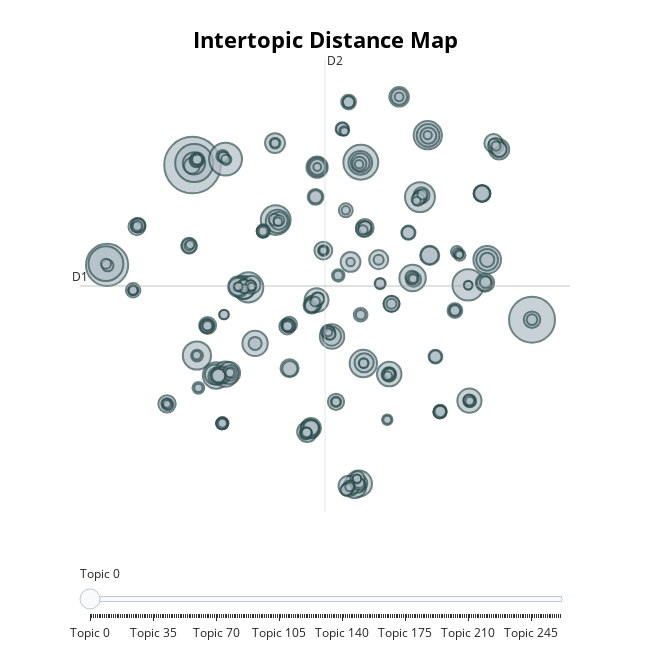

Here is the notebook cell this chart was saved with:
### Markdown cell above
#### **TOPIC DISTANCE MAP** <a class="anchor" id="topic_distance"></a>

### Code cell
topic_model.visualize_topics(custom_labels=True)

### Figure 1 — Plotly figure (JSON) as saved in the notebook; plotly's stock layout.template omitted (floating-point values rounded to 4 significant figures; data arrays with more than 128 entries replaced by an {"elided": "..."} marker saying what was removed)
{"data": [{"customdata": {"elided": "262x3 mixed values"}, "hovertemplate": "<b>Topic %{customdata[0]}</b><br>%{customdata[1]}<br>Size: %{customdata[2]}", "legendgroup": "", "marker": {"color": "#B0BEC5", "line": {"color": "DarkSlateGrey", "width": 2}, "size": {"elided": "262 int values"}, "sizemode": "area", "sizeref": 0.2569, "symbol": "circle"}, "mode": "markers", "name": "", "orientation": "v", "showlegend": false, "type": "scatter", "x": {"elided": "262 float values"}, "xaxis": "x", "y": {"elided": "262 float values"}, "yaxis": "y"}], "layout": {"annotations": [{"showarrow": false, "text": "D1", "x": -16.8, "y": 4.373, "yshift": 10}, {"showarrow": false, "text": "D2", "x": 3.911, "xshift": 10, "y": 21.92}], "height": 650, "hoverlabel": {"bgcolor": "white", "font": {"family": "Rockwell", "size": 16}}, "legend": {"itemsizing": "constant", "tracegroupgap": 0}, "margin": {"t": 60}, "shapes": [{"line": {"color": "#CFD8DC", "width": 2}, "type": "line", "x0": 3.911, "x1": 3.911, "y0": -13.18, "y1": 21.92}, {"line": {"color": "#9E9E9E", "width": 2}, "type": "line", "x0": -16.8, "x1": 24.62, "y0": 4.373, "y1": 4.373}], "sliders": [{"active": 0, "pad": {"t": 50}, "steps": [{"args": [{"marker.color": {"elided": "1x262 str values"}}], "label": "Topic 0", "method": "update"}, {"args": [{"marker.color": {"elided": "1x262 str values"}}], "label": "Topic 1", "method": "update"}, {"args": [{"marker.color": {"elided": "1x262 str values"}}], "label": "Topic 2", "method": "update"}, {"args": [{"marker.color": {"elided": "1x262 str values"}}], "label": "Topic 3", "method": "update"}, {"args": [{"marker.color": {"elided": "1x262 str values"}}], "label": "Topic 4", "method": "update"}, {"args": [{"marker.color": {"elided": "1x262 str values"}}], "label": "Topic 5", "method": "update"}, {"args": [{"marker.color": {"elided": "1x262 str values"}}], "label": "Topic 6", "method": "update"}, {"args": [{"marker.color": {"elided": "1x262 str values"}}], "label": "Topic 7", "method": "update"}, {"args": [{"marker.color": {"elided": "1x262 str values"}}], "label": "Topic 8", "method": "update"}, {"args": [{"marker.color": {"elided": "1x262 str values"}}], "label": "Topic 9", "method": "update"}, {"args": [{"marker.color": {"elided": "1x262 str values"}}], "label": "Topic 10", "method": "update"}, {"args": [{"marker.color": {"elided": "1x262 str values"}}], "label": "Topic 11", "method": "update"}, {"args": [{"marker.color": {"elided": "1x262 str values"}}], "label": "Topic 12", "method": "update"}, {"args": [{"marker.color": {"elided": "1x262 str values"}}], "label": "Topic 13", "method": "update"}, {"args": [{"marker.color": {"elided": "1x262 str values"}}], "label": "Topic 14", "method": "update"}, {"args": [{"marker.color": {"elided": "1x262 str values"}}], "label": "Topic 15", "method": "update"}, {"args": [{"marker.color": {"elided": "1x262 str values"}}], "label": "Topic 16", "method": "update"}, {"args": [{"marker.color": {"elided": "1x262 str values"}}], "label": "Topic 17", "method": "update"}, {"args": [{"marker.color": {"elided": "1x262 str values"}}], "label": "Topic 18", "method": "update"}, {"args": [{"marker.color": {"elided": "1x262 str values"}}], "label": "Topic 19", "method": "update"}, {"args": [{"marker.color": {"elided": "1x262 str values"}}], "label": "Topic 20", "method": "update"}, {"args": [{"marker.color": {"elided": "1x262 str values"}}], "label": "Topic 21", "method": "update"}, {"args": [{"marker.color": {"elided": "1x262 str values"}}], "label": "Topic 22", "method": "update"}, {"args": [{"marker.color": {"elided": "1x262 str values"}}], "label": "Topic 23", "method": "update"}, {"args": [{"marker.color": {"elided": "1x262 str values"}}], "label": "Topic 24", "method": "update"}, {"args": [{"marker.color": {"elided": "1x262 str values"}}], "label": "Topic 25", "method": "update"}, {"args": [{"marker.color": {"elided": "1x262 str values"}}], "label": "Topic 26", "method": "update"}, {"args": [{"marker.color": {"elided": "1x262 str values"}}], "label": "Topic 27", "method": "update"}, {"args": [{"marker.color": {"elided": "1x262 str values"}}], "label": "Topic 28", "method": "update"}, {"args": [{"marker.color": {"elided": "1x262 str values"}}], "label": "Topic 29", "method": "update"}, {"args": [{"marker.color": {"elided": "1x262 str values"}}], "label": "Topic 30", "method": "update"}, {"args": [{"marker.color": {"elided": "1x262 str values"}}], "label": "Topic 31", "method": "update"}, {"args": [{"marker.color": {"elided": "1x262 str values"}}], "label": "Topic 32", "method": "update"}, {"args": [{"marker.color": {"elided": "1x262 str values"}}], "label": "Topic 33", "method": "update"}, {"args": [{"marker.color": {"elided": "1x262 str values"}}], "label": "Topic 34", "method": "update"}, {"args": [{"marker.color": {"elided": "1x262 str values"}}], "label": "Topic 35", "method": "update"}, {"args": [{"marker.color": {"elided": "1x262 str values"}}], "label": "Topic 36", "method": "update"}, {"args": [{"marker.color": {"elided": "1x262 str values"}}], "label": "Topic 37", "method": "update"}, {"args": [{"marker.color": {"elided": "1x262 str values"}}], "label": "Topic 38", "method": "update"}, {"args": [{"marker.color": {"elided": "1x262 str values"}}], "label": "Topic 39", "method": "update"}, {"args": [{"marker.color": {"elided": "1x262 str values"}}], "label": "Topic 40", "method": "update"}, {"args": [{"marker.color": {"elided": "1x262 str values"}}], "label": "Topic 41", "method": "update"}, {"args": [{"marker.color": {"elided": "1x262 str values"}}], "label": "Topic 42", "method": "update"}, {"args": [{"marker.color": {"elided": "1x262 str values"}}], "label": "Topic 43", "method": "update"}, {"args": [{"marker.color": {"elided": "1x262 str values"}}], "label": "Topic 44", "method": "update"}, {"args": [{"marker.color": {"elided": "1x262 str values"}}], "label": "Topic 45", "method": "update"}, {"args": [{"marker.color": {"elided": "1x262 str values"}}], "label": "Topic 46", "method": "update"}, {"args": [{"marker.color": {"elided": "1x262 str values"}}], "label": "Topic 47", "method": "update"}, {"args": [{"marker.color": {"elided": "1x262 str values"}}], "label": "Topic 48", "method": "update"}, {"args": [{"marker.color": {"elided": "1x262 str values"}}], "label": "Topic 49", "method": "update"}, {"args": [{"marker.color": {"elided": "1x262 str values"}}], "label": "Topic 50", "method": "update"}, {"args": [{"marker.color": {"elided": "1x262 str values"}}], "label": "Topic 51", "method": "update"}, {"args": [{"marker.color": {"elided": "1x262 str values"}}], "label": "Topic 52", "method": "update"}, {"args": [{"marker.color": {"elided": "1x262 str values"}}], "label": "Topic 53", "method": "update"}, {"args": [{"marker.color": {"elided": "1x262 str values"}}], "label": "Topic 54", "method": "update"}, {"args": [{"marker.color": {"elided": "1x262 str values"}}], "label": "Topic 55", "method": "update"}, {"args": [{"marker.color": {"elided": "1x262 str values"}}], "label": "Topic 56", "method": "update"}, {"args": [{"marker.color": {"elided": "1x262 str values"}}], "label": "Topic 57", "method": "update"}, {"args": [{"marker.color": {"elided": "1x262 str values"}}], "label": "Topic 58", "method": "update"}, {"args": [{"marker.color": {"elided": "1x262 str values"}}], "label": "Topic 59", "method": "update"}, {"args": [{"marker.color": {"elided": "1x262 str values"}}], "label": "Topic 60", "method": "update"}, {"args": [{"marker.color": {"elided": "1x262 str values"}}], "label": "Topic 61", "method": "update"}, {"args": [{"marker.color": {"elided": "1x262 str values"}}], "label": "Topic 62", "method": "update"}, {"args": [{"marker.color": {"elided": "1x262 str values"}}], "label": "Topic 63", "method": "update"}, {"args": [{"marker.color": {"elided": "1x262 str values"}}], "label": "Topic 64", "method": "update"}, {"args": [{"marker.color": {"elided": "1x262 str values"}}], "label": "Topic 65", "method": "update"}, {"args": [{"marker.color": {"elided": "1x262 str values"}}], "label": "Topic 66", "method": "update"}, {"args": [{"marker.color": {"elided": "1x262 str values"}}], "label": "Topic 67", "method": "update"}, {"args": [{"marker.color": {"elided": "1x262 str values"}}], "label": "Topic 68", "method": "update"}, {"args": [{"marker.color": {"elided": "1x262 str values"}}], "label": "Topic 69", "method": "update"}, {"args": [{"marker.color": {"elided": "1x262 str values"}}], "label": "Topic 70", "method": "update"}, {"args": [{"marker.color": {"elided": "1x262 str values"}}], "label": "Topic 71", "method": "update"}, {"args": [{"marker.color": {"elided": "1x262 str values"}}], "label": "Topic 72", "method": "update"}, {"args": [{"marker.color": {"elided": "1x262 str values"}}], "label": "Topic 73", "method": "update"}, {"args": [{"marker.color": {"elided": "1x262 str values"}}], "label": "Topic 74", "method": "update"}, {"args": [{"marker.color": {"elided": "1x262 str values"}}], "label": "Topic 75", "method": "update"}, {"args": [{"marker.color": {"elided": "1x262 str values"}}], "label": "Topic 76", "method": "update"}, {"args": [{"marker.color": {"elided": "1x262 str values"}}], "label": "Topic 77", "method": "update"}, {"args": [{"marker.color": {"elided": "1x262 str values"}}], "label": "Topic 78", "method": "update"}, {"args": [{"marker.color": {"elided": "1x262 str values"}}], "label": "Topic 79", "method": "update"}, {"args": [{"marker.color": {"elided": "1x262 str values"}}], "label": "Topic 80", "method": "update"}, {"args": [{"marker.color": {"elided": "1x262 str values"}}], "label": "Topic 81", "method": "update"}, {"args": [{"marker.color": {"elided": "1x262 str values"}}], "label": "Topic 82", "method": "update"}, {"args": [{"marker.color": {"elided": "1x262 str values"}}], "label": "Topic 83", "method": "update"}, {"args": [{"marker.color": {"elided": "1x262 str values"}}], "label": "Topic 84", "method": "update"}, {"args": [{"marker.color": {"elided": "1x262 str values"}}], "label": "Topic 85", "method": "update"}, {"args": [{"marker.color": {"elided": "1x262 str values"}}], "label": "Topic 86", "method": "update"}, {"args": [{"marker.color": {"elided": "1x262 str values"}}], "label": "Topic 87", "method": "update"}, {"args": [{"marker.color": {"elided": "1x262 str values"}}], "label": "Topic 88", "method": "update"}, {"args": [{"marker.color": {"elided": "1x262 str values"}}], "label": "Topic 89", "method": "update"}, {"args": [{"marker.color": {"elided": "1x262 str values"}}], "label": "Topic 90", "method": "update"}, {"args": [{"marker.color": {"elided": "1x262 str values"}}], "label": "Topic 91", "method": "update"}, {"args": [{"marker.color": {"elided": "1x262 str values"}}], "label": "Topic 92", "method": "update"}, {"args": [{"marker.color": {"elided": "1x262 str values"}}], "label": "Topic 93", "method": "update"}, {"args": [{"marker.color": {"elided": "1x262 str values"}}], "label": "Topic 94", "method": "update"}, {"args": [{"marker.color": {"elided": "1x262 str values"}}], "label": "Topic 95", "method": "update"}, {"args": [{"marker.color": {"elided": "1x262 str values"}}], "label": "Topic 96", "method": "update"}, {"args": [{"marker.color": {"elided": "1x262 str values"}}], "label": "Topic 97", "method": "update"}, {"args": [{"marker.color": {"elided": "1x262 str values"}}], "label": "Topic 98", "method": "update"}, {"args": [{"marker.color": {"elided": "1x262 str values"}}], "label": "Topic 99", "method": "update"}, {"args": [{"marker.color": {"elided": "1x262 str values"}}], "label": "Topic 100", "method": "update"}, {"args": [{"marker.color": {"elided": "1x262 str values"}}], "label": "Topic 101", "method": "update"}, {"args": [{"marker.color": {"elided": "1x262 str values"}}], "label": "Topic 102", "method": "update"}, {"args": [{"marker.color": {"elided": "1x262 str values"}}], "label": "Topic 103", "method": "update"}, {"args": [{"marker.color": {"elided": "1x262 str values"}}], "label": "Topic 104", "method": "update"}, {"args": [{"marker.color": {"elided": "1x262 str values"}}], "label": "Topic 105", "method": "update"}, {"args": [{"marker.color": {"elided": "1x262 str values"}}], "label": "Topic 106", "method": "update"}, {"args": [{"marker.color": {"elided": "1x262 str values"}}], "label": "Topic 107", "method": "update"}, {"args": [{"marker.color": {"elided": "1x262 str values"}}], "label": "Topic 108", "method": "update"}, {"args": [{"marker.color": {"elided": "1x262 str values"}}], "label": "Topic 109", "method": "update"}, {"args": [{"marker.color": {"elided": "1x262 str values"}}], "label": "Topic 110", "method": "update"}, {"args": [{"marker.color": {"elided": "1x262 str values"}}], "label": "Topic 111", "method": "update"}, {"args": [{"marker.color": {"elided": "1x262 str values"}}], "label": "Topic 112", "method": "update"}, {"args": [{"marker.color": {"elided": "1x262 str values"}}], "label": "Topic 113", "method": "update"}, {"args": [{"marker.color": {"elided": "1x262 str values"}}], "label": "Topic 114", "method": "update"}, {"args": [{"marker.color": {"elided": "1x262 str values"}}], "label": "Topic 115", "method": "update"}, {"args": [{"marker.color": {"elided": "1x262 str values"}}], "label": "Topic 116", "method": "update"}, {"args": [{"marker.color": {"elided": "1x262 str values"}}], "label": "Topic 117", "method": "update"}, {"args": [{"marker.color": {"elided": "1x262 str values"}}], "label": "Topic 118", "method": "update"}, {"args": [{"marker.color": {"elided": "1x262 str values"}}], "label": "Topic 119", "method": "update"}, {"args": [{"marker.color": {"elided": "1x262 str values"}}], "label": "Topic 120", "method": "update"}, {"args": [{"marker.color": {"elided": "1x262 str values"}}], "label": "Topic 121", "method": "update"}, {"args": [{"marker.color": {"elided": "1x262 str values"}}], "label": "Topic 122", "method": "update"}, {"args": [{"marker.color": {"elided": "1x262 str values"}}], "label": "Topic 123", "method": "update"}, {"args": [{"marker.color": {"elided": "1x262 str values"}}], "label": "Topic 124", "method": "update"}, {"args": [{"marker.color": {"elided": "1x262 str values"}}], "label": "Topic 125", "method": "update"}, {"args": [{"marker.color": {"elided": "1x262 str values"}}], "label": "Topic 126", "method": "update"}, {"args": [{"marker.color": {"elided": "1x262 str values"}}], "label": "Topic 127", "method": "update"}, {"args": [{"marker.color": {"elided": "1x262 str values"}}], "label": "Topic 128", "method": "update"}, {"args": [{"marker.color": {"elided": "1x262 str values"}}], "label": "Topic 129", "method": "update"}, {"args": [{"marker.color": {"elided": "1x262 str values"}}], "label": "Topic 130", "method": "update"}, {"args": [{"marker.color": {"elided": "1x262 str values"}}], "label": "Topic 131", "method": "update"}, {"args": [{"marker.color": {"elided": "1x262 str values"}}], "label": "Topic 132", "method": "update"}, {"args": [{"marker.color": {"elided": "1x262 str values"}}], "label": "Topic 133", "method": "update"}, {"args": [{"marker.color": {"elided": "1x262 str values"}}], "label": "Topic 134", "method": "update"}, {"args": [{"marker.color": {"elided": "1x262 str values"}}], "label": "Topic 135", "method": "update"}, {"args": [{"marker.color": {"elided": "1x262 str values"}}], "label": "Topic 136", "method": "update"}, {"args": [{"marker.color": {"elided": "1x262 str values"}}], "label": "Topic 137", "method": "update"}, {"args": [{"marker.color": {"elided": "1x262 str values"}}], "label": "Topic 138", "method": "update"}, {"args": [{"marker.color": {"elided": "1x262 str values"}}], "label": "Topic 139", "method": "update"}, {"args": [{"marker.color": {"elided": "1x262 str values"}}], "label": "Topic 140", "method": "update"}, {"args": [{"marker.color": {"elided": "1x262 str values"}}], "label": "Topic 141", "method": "update"}, {"args": [{"marker.color": {"elided": "1x262 str values"}}], "label": "Topic 142", "method": "update"}, {"args": [{"marker.color": {"elided": "1x262 str values"}}], "label": "Topic 143", "method": "update"}, {"args": [{"marker.color": {"elided": "1x262 str values"}}], "label": "Topic 144", "method": "update"}, {"args": [{"marker.color": {"elided": "1x262 str values"}}], "label": "Topic 145", "method": "update"}, {"args": [{"marker.color": {"elided": "1x262 str values"}}], "label": "Topic 146", "method": "update"}, {"args": [{"marker.color": {"elided": "1x262 str values"}}], "label": "Topic 147", "method": "update"}, {"args": [{"marker.color": {"elided": "1x262 str values"}}], "label": "Topic 148", "method": "update"}, {"args": [{"marker.color": {"elided": "1x262 str values"}}], "label": "Topic 149", "method": "update"}, {"args": [{"marker.color": {"elided": "1x262 str values"}}], "label": "Topic 150", "method": "update"}, {"args": [{"marker.color": {"elided": "1x262 str values"}}], "label": "Topic 151", "method": "update"}, {"args": [{"marker.color": {"elided": "1x262 str values"}}], "label": "Topic 152", "method": "update"}, {"args": [{"marker.color": {"elided": "1x262 str values"}}], "label": "Topic 153", "method": "update"}, {"args": [{"marker.color": {"elided": "1x262 str values"}}], "label": "Topic 154", "method": "update"}, {"args": [{"marker.color": {"elided": "1x262 str values"}}], "label": "Topic 155", "method": "update"}, {"args": [{"marker.color": {"elided": "1x262 str values"}}], "label": "Topic 156", "method": "update"}, {"args": [{"marker.color": {"elided": "1x262 str values"}}], "label": "Topic 157", "method": "update"}, {"args": [{"marker.color": {"elided": "1x262 str values"}}], "label": "Topic 158", "method": "update"}, {"args": [{"marker.color": {"elided": "1x262 str values"}}], "label": "Topic 159", "method": "update"}, {"args": [{"marker.color": {"elided": "1x262 str values"}}], "label": "Topic 160", "method": "update"}, {"args": [{"marker.color": {"elided": "1x262 str values"}}], "label": "Topic 161", "method": "update"}, {"args": [{"marker.color": {"elided": "1x262 str values"}}], "label": "Topic 162", "method": "update"}, {"args": [{"marker.color": {"elided": "1x262 str values"}}], "label": "Topic 163", "method": "update"}, {"args": [{"marker.color": {"elided": "1x262 str values"}}], "label": "Topic 164", "method": "update"}, {"args": [{"marker.color": {"elided": "1x262 str values"}}], "label": "Topic 165", "method": "update"}, {"args": [{"marker.color": {"elided": "1x262 str values"}}], "label": "Topic 166", "method": "update"}, {"args": [{"marker.color": {"elided": "1x262 str values"}}], "label": "Topic 167", "method": "update"}, {"args": [{"marker.color": {"elided": "1x262 str values"}}], "label": "Topic 168", "method": "update"}, {"args": [{"marker.color": {"elided": "1x262 str values"}}], "label": "Topic 169", "method": "update"}, {"args": [{"marker.color": {"elided": "1x262 str values"}}], "label": "Topic 170", "method": "update"}, {"args": [{"marker.color": {"elided": "1x262 str values"}}], "label": "Topic 171", "method": "update"}, {"args": [{"marker.color": {"elided": "1x262 str values"}}], "label": "Topic 172", "method": "update"}, {"args": [{"marker.color": {"elided": "1x262 str values"}}], "label": "Topic 173", "method": "update"}, {"args": [{"marker.color": {"elided": "1x262 str values"}}], "label": "Topic 174", "method": "update"}, {"args": [{"marker.color": {"elided": "1x262 str values"}}], "label": "Topic 175", "method": "update"}, {"args": [{"marker.color": {"elided": "1x262 str values"}}], "label": "Topic 176", "method": "update"}, {"args": [{"marker.color": {"elided": "1x262 str values"}}], "label": "Topic 177", "method": "update"}, {"args": [{"marker.color": {"elided": "1x262 str values"}}], "label": "Topic 178", "method": "update"}, {"args": [{"marker.color": {"elided": "1x262 str values"}}], "label": "Topic 179", "method": "update"}, {"args": [{"marker.color": {"elided": "1x262 str values"}}], "label": "Topic 180", "method": "update"}, {"args": [{"marker.color": {"elided": "1x262 str values"}}], "label": "Topic 181", "method": "update"}, {"args": [{"marker.color": {"elided": "1x262 str values"}}], "label": "Topic 182", "method": "update"}, {"args": [{"marker.color": {"elided": "1x262 str values"}}], "label": "Topic 183", "method": "update"}, {"args": [{"marker.color": {"elided": "1x262 str values"}}], "label": "Topic 184", "method": "update"}, {"args": [{"marker.color": {"elided": "1x262 str values"}}], "label": "Topic 185", "method": "update"}, {"args": [{"marker.color": {"elided": "1x262 str values"}}], "label": "Topic 186", "method": "update"}, {"args": [{"marker.color": {"elided": "1x262 str values"}}], "label": "Topic 187", "method": "update"}, {"args": [{"marker.color": {"elided": "1x262 str values"}}], "label": "Topic 188", "method": "update"}, {"args": [{"marker.color": {"elided": "1x262 str values"}}], "label": "Topic 189", "method": "update"}, {"args": [{"marker.color": {"elided": "1x262 str values"}}], "label": "Topic 190", "method": "update"}, {"args": [{"marker.color": {"elided": "1x262 str values"}}], "label": "Topic 191", "method": "update"}, {"args": [{"marker.color": {"elided": "1x262 str values"}}], "label": "Topic 192", "method": "update"}, {"args": [{"marker.color": {"elided": "1x262 str values"}}], "label": "Topic 193", "method": "update"}, {"args": [{"marker.color": {"elided": "1x262 str values"}}], "label": "Topic 194", "method": "update"}, {"args": [{"marker.color": {"elided": "1x262 str values"}}], "label": "Topic 195", "method": "update"}, {"args": [{"marker.color": {"elided": "1x262 str values"}}], "label": "Topic 196", "method": "update"}, {"args": [{"marker.color": {"elided": "1x262 str values"}}], "label": "Topic 197", "method": "update"}, {"args": [{"marker.color": {"elided": "1x262 str values"}}], "label": "Topic 198", "method": "update"}, {"args": [{"marker.color": {"elided": "1x262 str values"}}], "label": "Topic 199", "method": "update"}, {"args": [{"marker.color": {"elided": "1x262 str values"}}], "label": "Topic 200", "method": "update"}, {"args": [{"marker.color": {"elided": "1x262 str values"}}], "label": "Topic 201", "method": "update"}, {"args": [{"marker.color": {"elided": "1x262 str values"}}], "label": "Topic 202", "method": "update"}, {"args": [{"marker.color": {"elided": "1x262 str values"}}], "label": "Topic 203", "method": "update"}, {"args": [{"marker.color": {"elided": "1x262 str values"}}], "label": "Topic 204", "method": "update"}, {"args": [{"marker.color": {"elided": "1x262 str values"}}], "label": "Topic 205", "method": "update"}, {"args": [{"marker.color": {"elided": "1x262 str values"}}], "label": "Topic 206", "method": "update"}, {"args": [{"marker.color": {"elided": "1x262 str values"}}], "label": "Topic 207", "method": "update"}, {"args": [{"marker.color": {"elided": "1x262 str values"}}], "label": "Topic 208", "method": "update"}, {"args": [{"marker.color": {"elided": "1x262 str values"}}], "label": "Topic 209", "method": "update"}, {"args": [{"marker.color": {"elided": "1x262 str values"}}], "label": "Topic 210", "method": "update"}, {"args": [{"marker.color": {"elided": "1x262 str values"}}], "label": "Topic 211", "method": "update"}, {"args": [{"marker.color": {"elided": "1x262 str values"}}], "label": "Topic 212", "method": "update"}, {"args": [{"marker.color": {"elided": "1x262 str values"}}], "label": "Topic 213", "method": "update"}, {"args": [{"marker.color": {"elided": "1x262 str values"}}], "label": "Topic 214", "method": "update"}, {"args": [{"marker.color": {"elided": "1x262 str values"}}], "label": "Topic 215", "method": "update"}, {"args": [{"marker.color": {"elided": "1x262 str values"}}], "label": "Topic 216", "method": "update"}, {"args": [{"marker.color": {"elided": "1x262 str values"}}], "label": "Topic 217", "method": "update"}, {"args": [{"marker.color": {"elided": "1x262 str values"}}], "label": "Topic 218", "method": "update"}, {"args": [{"marker.color": {"elided": "1x262 str values"}}], "label": "Topic 219", "method": "update"}, {"args": [{"marker.color": {"elided": "1x262 str values"}}], "label": "Topic 220", "method": "update"}, {"args": [{"marker.color": {"elided": "1x262 str values"}}], "label": "Topic 221", "method": "update"}, {"args": [{"marker.color": {"elided": "1x262 str values"}}], "label": "Topic 222", "method": "update"}, {"args": [{"marker.color": {"elided": "1x262 str values"}}], "label": "Topic 223", "method": "update"}, {"args": [{"marker.color": {"elided": "1x262 str values"}}], "label": "Topic 224", "method": "update"}, {"args": [{"marker.color": {"elided": "1x262 str values"}}], "label": "Topic 225", "method": "update"}, {"args": [{"marker.color": {"elided": "1x262 str values"}}], "label": "Topic 226", "method": "update"}, {"args": [{"marker.color": {"elided": "1x262 str values"}}], "label": "Topic 227", "method": "update"}, {"args": [{"marker.color": {"elided": "1x262 str values"}}], "label": "Topic 228", "method": "update"}, {"args": [{"marker.color": {"elided": "1x262 str values"}}], "label": "Topic 229", "method": "update"}, {"args": [{"marker.color": {"elided": "1x262 str values"}}], "label": "Topic 230", "method": "update"}, {"args": [{"marker.color": {"elided": "1x262 str values"}}], "label": "Topic 231", "method": "update"}, {"args": [{"marker.color": {"elided": "1x262 str values"}}], "label": "Topic 232", "method": "update"}, {"args": [{"marker.color": {"elided": "1x262 str values"}}], "label": "Topic 233", "method": "update"}, {"args": [{"marker.color": {"elided": "1x262 str values"}}], "label": "Topic 234", "method": "update"}, {"args": [{"marker.color": {"elided": "1x262 str values"}}], "label": "Topic 235", "method": "update"}, {"args": [{"marker.color": {"elided": "1x262 str values"}}], "label": "Topic 236", "method": "update"}, {"args": [{"marker.color": {"elided": "1x262 str values"}}], "label": "Topic 237", "method": "update"}, {"args": [{"marker.color": {"elided": "1x262 str values"}}], "label": "Topic 238", "method": "update"}, {"args": [{"marker.color": {"elided": "1x262 str values"}}], "label": "Topic 239", "method": "update"}, {"args": [{"marker.color": {"elided": "1x262 str values"}}], "label": "Topic 240", "method": "update"}, {"args": [{"marker.color": {"elided": "1x262 str values"}}], "label": "Topic 241", "method": "update"}, {"args": [{"marker.color": {"elided": "1x262 str values"}}], "label": "Topic 242", "method": "update"}, {"args": [{"marker.color": {"elided": "1x262 str values"}}], "label": "Topic 243", "method": "update"}, {"args": [{"marker.color": {"elided": "1x262 str values"}}], "label": "Topic 244", "method": "update"}, {"args": [{"marker.color": {"elided": "1x262 str values"}}], "label": "Topic 245", "method": "update"}, {"args": [{"marker.color": {"elided": "1x262 str values"}}], "label": "Topic 246", "method": "update"}, {"args": [{"marker.color": {"elided": "1x262 str values"}}], "label": "Topic 247", "method": "update"}, {"args": [{"marker.color": {"elided": "1x262 str values"}}], "label": "Topic 248", "method": "update"}, {"args": [{"marker.color": {"elided": "1x262 str values"}}], "label": "Topic 249", "method": "update"}, {"args": [{"marker.color": {"elided": "1x262 str values"}}], "label": "Topic 250", "method": "update"}, {"args": [{"marker.color": {"elided": "1x262 str values"}}], "label": "Topic 251", "method": "update"}, {"args": [{"marker.color": {"elided": "1x262 str values"}}], "label": "Topic 252", "method": "update"}, {"args": [{"marker.color": {"elided": "1x262 str values"}}], "label": "Topic 253", "method": "update"}, {"args": [{"marker.color": {"elided": "1x262 str values"}}], "label": "Topic 254", "method": "update"}, {"args": [{"marker.color": {"elided": "1x262 str values"}}], "label": "Topic 255", "method": "update"}, {"args": [{"marker.color": {"elided": "1x262 str values"}}], "label": "Topic 256", "method": "update"}, {"args": [{"marker.color": {"elided": "1x262 str values"}}], "label": "Topic 257", "method": "update"}, {"args": [{"marker.color": {"elided": "1x262 str values"}}], "label": "Topic 258", "method": "update"}, {"args": [{"marker.color": {"elided": "1x262 str values"}}], "label": "Topic 259", "method": "update"}, {"args": [{"marker.color": {"elided": "1x262 str values"}}], "label": "Topic 260", "method": "update"}, {"args": [{"marker.color": {"elided": "1x262 str values"}}], "label": "Topic 261", "method": "update"}]}], "title": {"font": {"color": "Black", "size": 22}, "text": "<b>Intertopic Distance Map</b>", "x": 0.5, "xanchor": "center", "y": 0.95, "yanchor": "top"}, "width": 650, "xaxis": {"anchor": "y", "domain": [0, 1], "range": [-16.8, 24.62], "title": {"text": ""}, "visible": false}, "yaxis": {"anchor": "x", "domain": [0, 1], "range": [-13.18, 21.92], "title": {"text": ""}, "visible": false}}}
